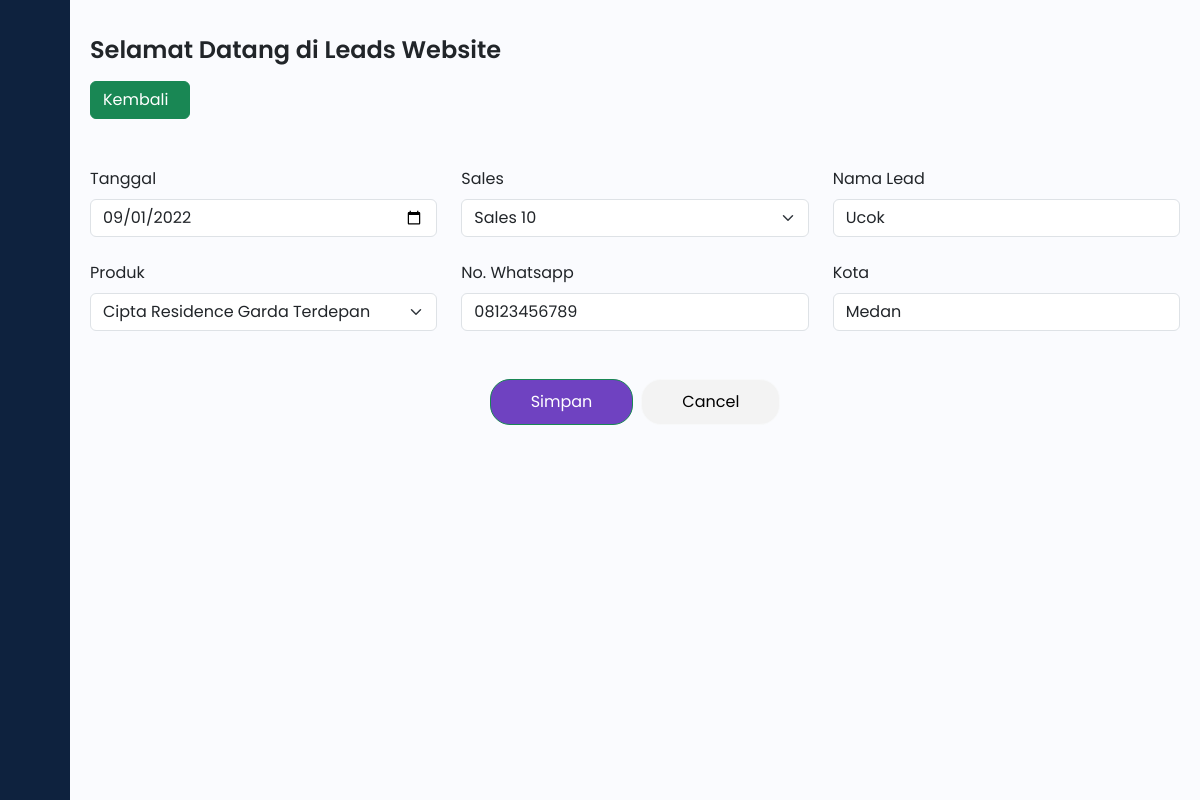
Screenshot of /home.php?halaman=ubahleads&id=1 (signed in) with the database file from the repository.
### tables this page shows
CREATE TABLE `leads` (
  `id_leads` int(11) NOT NULL,
  `tanggal` date NOT NULL,
  `id_sales` int(11) NOT NULL,
  `id_produk` int(11) NOT NULL,
  `no_wa` varchar(15) NOT NULL,
  `nama_lead` varchar(255) NOT NULL,
  `kota` varchar(255) NOT NULL,
  `id_user` int(11) NOT NULL
);

### leads/update_lead.php (the view, shortened to what this page needs)
<?php
include 'connection/connection.php';
$tanggal = '';
$id_sales = '';
$nama_lead = '';
$id_produk = '';
$no_wa = '';
$kota = '';
if(isset($_GET['id'])){
    $id_leads = (int) $_GET['id'];
    $ambil = $connection->prepare("SELECT * FROM leads WHERE id_leads = ?");
    $ambil->bind_param("i", $id_leads);
    $ambil->execute();
    $result = $ambil->get_result();
    if($result->num_rows > 0){
        $data = $result->fetch_assoc();
        $tanggal = $data['tanggal'];
        $id_sales = $data['id_sales'];
        $nama_lead = $data['nama_lead'];
        $id_produk = $data['id_produk'];
        $no_wa = $data['no_wa'];
        $kota = $data['kota'];
    } else{
        echo "<script>alert('Data tidak ditemukan');</script>";
        echo "<script>location='./home.php';</script>";
        exit();
    }
} else{
    echo "<script>alert('ID tidak valid');</script>";
    echo "<script>location='./home.php';</script>";
    exit();
}
?>
        <div class="main">
            <h1>Selamat Datang di Leads Website</h1>
            <div class="mb-5">
                <button type="button" class="btn btn-success">
                    <a href="./home.php" class="text-white text-decoration-none">
                        Kembali <i class="lni lni-reply ms-2"></i>
                    </a>
                </button>
            </div>
            <form action="" method="POST">
                <div class="row mb-4">
                    <div class="col-md-4">
                        <label for="dateInput" class="form-label">Tanggal</label>
                        <input type="date" class="form-control" id="dateInput" aria-label="Tanggal" value="<?php echo htmlspecialchars($tanggal); ?>" name="tanggal" required>
                    </div>
                    <div class="col-md-4">
                        <label for="dropdownInput" class="form-label">Sales</label>
                        <select class="form-select" id="dropdownInput" aria-label="Sales" name="id_sales" required>
                            <?php
                            $querySales = "SELECT * FROM sales";
                            $resultSales = mysqli_query($connection, $querySales);
                            while ($rowSales = mysqli_fetch_assoc($resultSales)){
                                $selected = ($rowSales['id_sales'] == $id_sales) ? 'selected' : '';
                                echo '<option value="'.htmlspecialchars($rowSales['id_sales']).'" ' . $selected . '>'.htmlspecialchars($rowSales['nama_sales']).'</option>';
                            }
                            ?>
                        </select>
                    </div>
                    <div class="col-md-4">
                        <label for="textInput" class="form-label">Nama Lead</label>
                        <input type="text" class="form-control" id="textInput" placeholder="Nama Lead" aria-label="Nama Lead" value="<?php echo htmlspecialchars($nama_lead); ?>"  name="nama_lead" required>
                    </div>
                </div>
                <div class="row mb-4">
                    <div class="col-md-4">
                        <label for="dropdownInput" class="form-label">Produk</label>
                        <select class="form-select" id="dropdownInput" aria-label="Produk" name="id_produk" required>
                            <?php
                            $queryProduct = "SELECT * FROM produk";
                            $resultProduct = mysqli_query($connection, $queryProduct);
                            while($rowProduct = mysqli_fetch_assoc($resultProduct)){
                                $selected = ($rowProduct['id_produk'] == $id_produk) ? 'selected' : '';
                                echo '<option value="'.htmlspecialchars($rowProduct['id_produk']).'" ' . $selected . '>'.htmlspecialchars($rowProduct['nama_produk']).'</option>';
                            }
                            ?>
                        </select>
                    </div>
                    <div class="col-md-4">
                        <label for="textInput" class="form-label">No. Whatsapp</label>
                        <input type="text" class="form-control" id="textInput" placeholder="No. Whatsapp" aria-label="No. Whatsapp" value="<?php echo htmlspecialchars($no_wa); ?>" name="no_wa" required>
                    </div>
                    <div class="col-md-4">
                        <label for="textInput" class="form-label">Kota</label>
                        <input type="text" class="form-control" id="textInput" placeholder="Asal Kota" aria-label="Kota" name="kota" value="<?php echo htmlspecialchars($kota); ?>" required>
                    </div>
                </div>
                <div class="mb-5 d-flex justify-content-center gap-2 mt-3">
                    <button type="submit" class="btn btn-success w-20" style="background-color: #6f42c1; padding: 10px 40px; border-radius: 20px;">
                            Simpan
                    </button>
                    <button type="button" class="btn btn-light w-10" style="background-color: #F3F3F3; padding: 10px 40px; border-radius: 20px;">
                        <a href="./home.php" class="text-black text-decoration-none">
                            Cancel
                        </a>
                    </button>
                </div>
            </form>
        </div>

### css/style2.css (style rules this page uses)
a { text-decoration: none; }
h1 { font-weight: 600; font-size: 1.5rem; }
html, body { height: 100%; margin: 0; padding: 0; font-family: 'Poppins', sans-serif; }
.main { flex: 1; padding: 20px; transition: all 0.35s ease-in-out; background-color: #fafbfe; }

### rows the page displays
leads: tanggal "09/01/2022", nama_lead "Ucok", no_wa "08123456789", kota "Medan"

### other values shown
form field id_sales "Sales 10"
form field id_produk "Cipta Residence Garda Terdepan"
